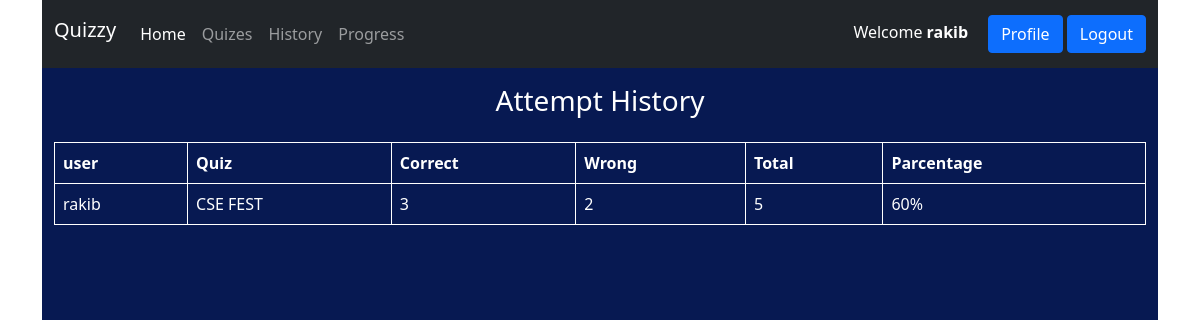
The page /quiz/history/ (signed in) on the database its author committed.
### quiz/models.py (models this page shows, shortened)
class user_history(models.Model):
    user = models.ForeignKey(User,on_delete=models.CASCADE,)
    quiz = models.ForeignKey(Quiz,on_delete=models.CASCADE)
    total = models.IntegerField(null=True)
    correct = models.IntegerField(null=True)
    wrong = models.IntegerField(null=True)
    parcentage = models.IntegerField(null=True)
    date_taken = models.DateTimeField(auto_now_add=True)

class Quiz(models.Model):
    title = models.CharField(max_length=255)
    slug = models.SlugField(max_length=100, unique=True)
    description = models.TextField()
    category = models.ForeignKey(Category, on_delete=models.CASCADE)
    created_date = models.DateTimeField(auto_now_add=True)
    number_of_questions = models.IntegerField(default=1)
    time = models.IntegerField(help_text="Duration of the quiz in seconds", default="1")
    created_at = models.DateTimeField(auto_now_add=True)
    modified_date = models.DateTimeField(auto_now=True)
    has_time_limit = models.BooleanField(default=False)
    def __str__(self):
        return self.title

### quiz/views.py (the view)
# urls.py: path('history/',views.user_total_history,name = 'history'),
def user_total_history(request):
    history = user_history.objects.filter(user=request.user)
    return render(request,'history.html',{'history':history})

### quiz/templates/history.html (shortened to what this page needs)
{% extends 'base.html' %}
{% block content %}
{% if request.user.is_authenticated %}
    <div class="container text-white vh-100" style="background-color: #071952;">
      <h3 class="py-3 text-center">Attempt History</h3>
        <table class="table text-white p-4">
            <thead>
              <tr>
                <th scope="col">user</th>
                <th scope="col">Quiz</th>
                <th scope="col">Correct</th>
                <th scope="col">Wrong</th>
                <th scope="col">Total</th>
                <th scope="col">Parcentage</th>
              </tr>
            </thead>
            <tbody>
              {% for h in history %}
              <tr>
                <td>{{h.user}}</td>
                <td>{{h.quiz}}</td>
                <td>{{h.correct}}</td>
                <td>{{h.wrong}}</td>
                <td>{{h.total}}</td>
                <td>{{h.parcentage}}&percnt;</td>
              </tr>
              {% endfor %}
            </tbody>
          </table>
    </div>
{% else %}
no history
{% endif %}
{% endblock %}

### templates/base.html (shortened to what this page needs)
<!doctype html>
<html lang="en">
  <head>
    <link href="https://cdn.jsdelivr.net/npm/bootstrap@5.0.2/dist/css/bootstrap.min.css" rel="stylesheet">
  </head>
  <body class="container">
    <nav class="navbar navbar-expand-lg navbar-dark bg-dark">
        <div class="container">
          <a class="navbar-brand h1" href="{% url 'home' %}">Quizzy</a>
          <div class="collapse navbar-collapse" id="navbarSupportedContent">
            <ul class="navbar-nav me-auto mb-2 mb-lg-0">
              <li class="nav-item">
                <a class="nav-link active" aria-current="page" href="{% url 'home' %}">Home</a>
              </li>
              <li class="nav-item">
                <a class="nav-link" href="{% url 'categories' %}">Quizes</a>
              </li>
              {% if request.user.is_authenticated %}
                <li class="nav-item">
                  <a class="nav-link" href="{% url 'history' %}">History</a>
                </li>
                <li class="nav-item">
                  <a class="nav-link" href="{% url 'progress' %}">Progress</a>
                </li>
              {% endif %}
            </ul>
            <p style="color: #fff; margin-right: 20px; margin-top: 12px;"> Welcome <strong>{{request.user.username}}</strong></p>
            <div class="d-flex">
              {% if request.user.is_authenticated %}
              <div class="d-grid gap-3 d-md-block">
                <a class="btn btn-primary" href="{% url 'profile' %}">Profile</a>
                <a class="btn btn-primary" href="{% url 'logout' %}">Logout</a>
              </div>
              {% else %}
              <div class="d-grid gap-2 d-md-block">
              <a class="btn btn-success" href="{% url 'login' %}">Login</a>
              <a class="btn btn-info" href="{% url 'register' %}">Register</a>
              </div>
              {% endif %}
            </div>
          </div>
        </div>
      </nav>
    {% block content %}
    {% endblock  %}
  </body>
</html>

### rows shown on the page
user_history: user "rakib", quiz "CSE FEST", correct "3", wrong "2", total "5", parcentage "60"

### other values the page prints
{{ request.user.username }} "rakib"
